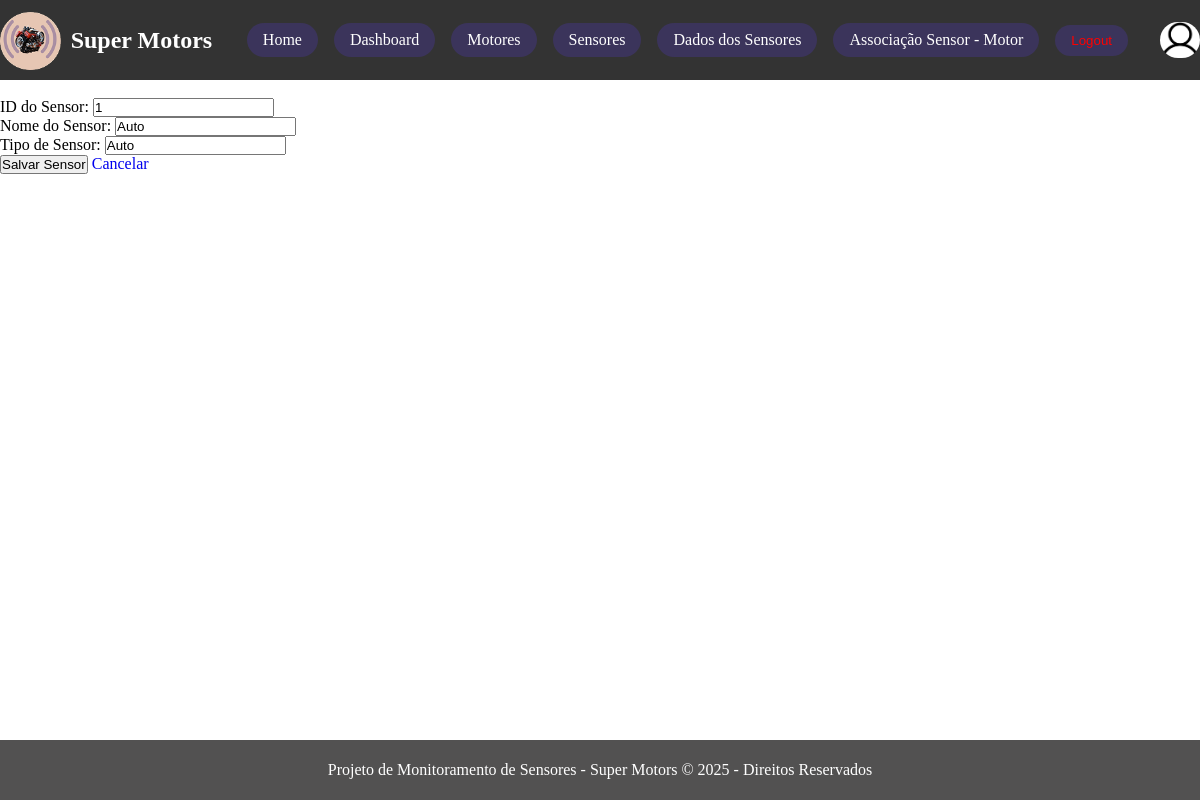
The app's page /sensors/1/edit/ (signed in) with its own data.
### sensores/models.py (models this page shows, shortened)
class Sensor(models.Model):
    Id = models.CharField(primary_key=True, max_length=10)
    Nome = models.CharField(max_length=30)
    Tipo = models.CharField(max_length=20)

### sensores/views.py (the view)
# urls.py: path('sensors/<int:pk>/edit/', SensorUpdateView.as_view(), name='sensor_form'),
class SensorUpdateView(LoginRequiredMixin, UpdateView):
    model = Sensor
    form_class = SensorForm
    template_name = 'sensor_form.html'
    success_url = reverse_lazy('sensor_list')

### sensores/form.py
class SensorForm(forms.ModelForm):
    class Meta:
        model = Sensor
        fields = ['Id','Nome', 'Tipo']
        labels = {
            'Id': 'ID do Sensor',
            'Nome': 'Nome do Sensor',
            'Tipo': 'Tipo de Sensor',
        }

### sensores/templates/sensor_form.html (shortened to what this page needs)
{% extends "base.html" %}
{% block content %}
<br>
<form action ="" method="POST">
    {{ form.as_p }}
    <button type="submit">Salvar Sensor</button>
    <a href="{% url 'sensor_list' %}">Cancelar</a>
</form>
{% endblock %}

### static/css/style.css (style rules this page uses)
* { margin: 0; padding: 0; box-sizing: border-box; }
a, a:visited, a:hover, a:active { text-decoration: none; }
body { display: grid; grid-template-columns: 12fr; grid-template-rows: 80px auto 120px; grid-template-areas: "h" "m" "f"; }

### records on screen
Sensor: Id "1", Nome "Auto", Tipo "Auto"
